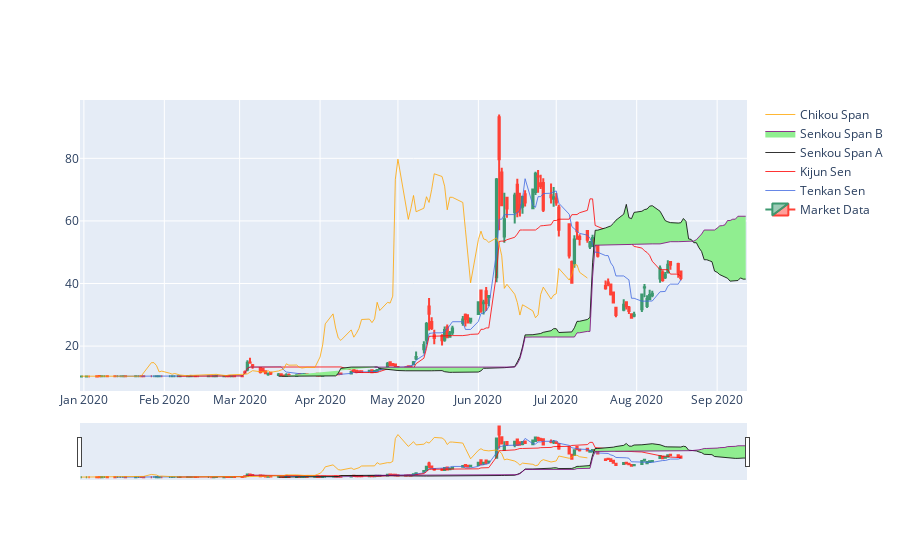

Notebook source saved alongside this figure:
### Markdown cell above
# Visualization
## Plotting all ichimoku and true data

### Code cell
func.plot_ichimoku(data)

### Figure 1 — Plotly figure (JSON) as saved in the notebook; plotly's stock layout.template omitted (floating-point values rounded to 4 significant figures; data arrays with more than 128 entries replaced by an {"elided": "..."} marker saying what was removed)
{"data": [{"close": {"elided": "185 float values"}, "high": {"elided": "185 float values"}, "low": {"elided": "185 float values"}, "name": "Market Data", "open": {"elided": "185 float values"}, "type": "candlestick", "x": {"elided": "185 str values"}}, {"line": {"color": "royalblue", "width": 0.8}, "name": "Tenkan Sen", "type": "scatter", "x": {"elided": "185 str values"}, "y": {"elided": "185 float values"}}, {"line": {"color": "red", "width": 0.8}, "name": "Kijun Sen", "type": "scatter", "x": {"elided": "185 str values"}, "y": {"elided": "185 float values"}}, {"line": {"color": "black", "width": 0.8}, "name": "Senkou Span A", "type": "scatter", "x": {"elided": "185 str values"}, "y": {"elided": "185 float values"}}, {"fill": "tonexty", "fillcolor": "lightgreen", "line": {"color": "purple", "width": 0.8}, "name": "Senkou Span B", "opacity": 0.01, "type": "scatter", "x": {"elided": "185 str values"}, "y": {"elided": "185 float values"}}, {"line": {"color": "orange", "width": 0.8}, "name": "Chikou Span", "type": "scatter", "x": {"elided": "185 str values"}, "y": {"elided": "185 float values"}}], "layout": {}}
